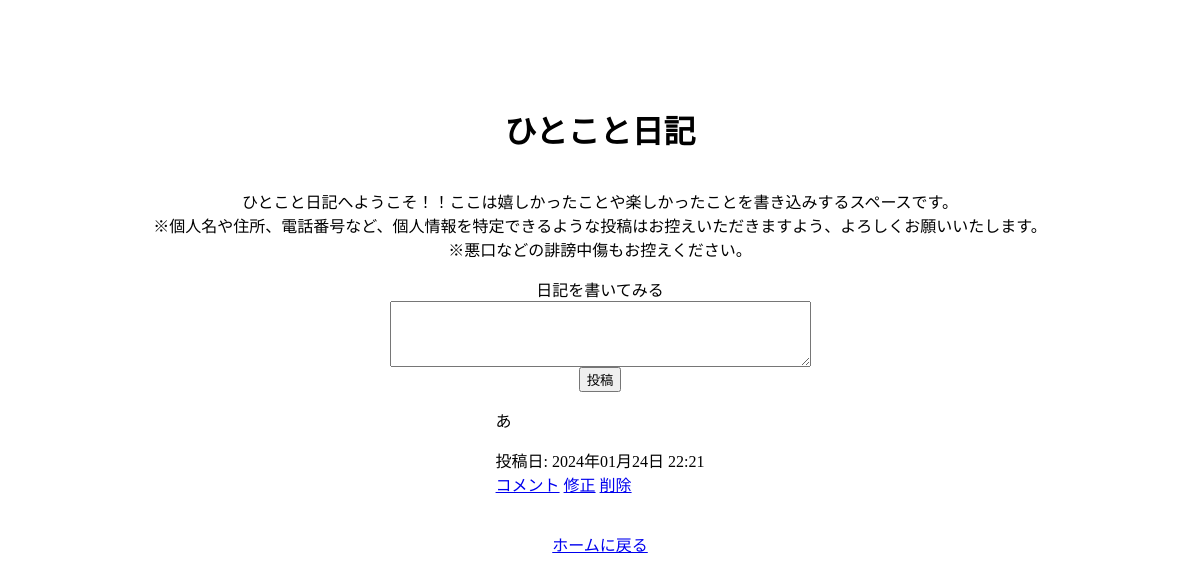
The page /Unityapp/diary/ on the database as committed earlier.
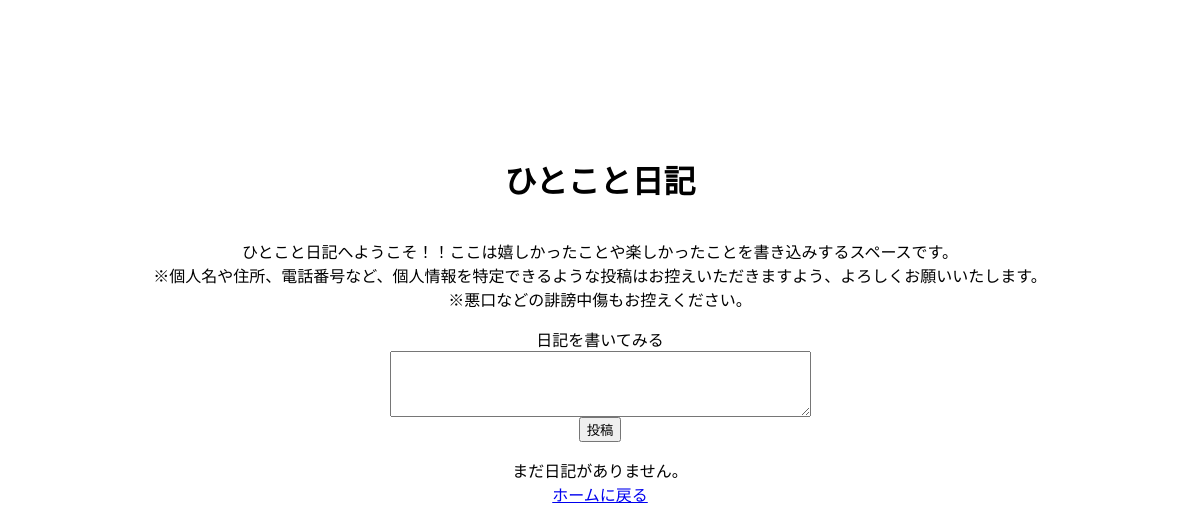
The same page on the database as committed later.
### Unityapp/models.py (models this page shows, shortened)
class DiaryEntry(models.Model):
    user = models.ForeignKey(User, on_delete=models.CASCADE, null=True)
    content = models.TextField()
    created_at = models.DateTimeField(auto_now_add=True)

### Unityapp/views.py (the view, shortened to what this page needs)
# urls.py: path('diary/', DiaryView.as_view(), name='diary'),
class DiaryView(View):
    def get(self, request):
        entries = DiaryEntry.objects.all()
        return render(request, 'diary.html', {'entries': entries, 'form': DiaryEntryForm()})

### Unityapp/forms.py
class DiaryEntryForm(forms.ModelForm):
    class Meta:
        model = DiaryEntry
        fields = ['content']

### Unityapp/templates/diary.html (shortened to what this page needs)
<!DOCTYPE html>
<html lang="ja">
<head>
</head>
<body>
    <h1>ひとこと日記</h1>
    <p>ひとこと日記へようこそ！！ここは嬉しかったことや楽しかったことを書き込みするスペースです。</p>
    <p1>※個人名や住所、電話番号など、個人情報を特定できるような投稿はお控えいただきますよう、よろしくお願いいたします。</p1>
    <p2>※悪口などの誹謗中傷もお控えください。</p2>
    <form method="post" action="{% url 'diary' %}">
    <p>日記を書いてみる</p>
    <textarea name="content" rows="4" cols="50"></textarea>
    <button type="submit">投稿</button>
    </form>
 {% if entries %}
    <ul>
        {% for entry in entries %}
            <li>
                {{ entry.content }}
                <p>投稿日: {{ entry.created_at|date:'Y年m月d日 H:i' }}</p>
                <a href="{% url 'diary_detail' entry.id %}">コメント</a>
                <a href="{% url 'edit_diary' entry.id %}">修正</a>
                <a href="{% url 'delete_diary_confirm' entry.id %}">削除</a>
            </li>
        {% endfor %}
    </ul>
{% else %}
    <p>まだ日記がありません。</p>
{% endif %}
    <a href="{% url 'home_home' %}">ホームに戻る</a>
</body>
</html>

Rows that differ between the two databases and show on the page:
removed DiaryEntry: content "あ", created_at "2024年01月24日 22:21"
Other text that changed with them:
text now shown: "まだ日記がありません。"
